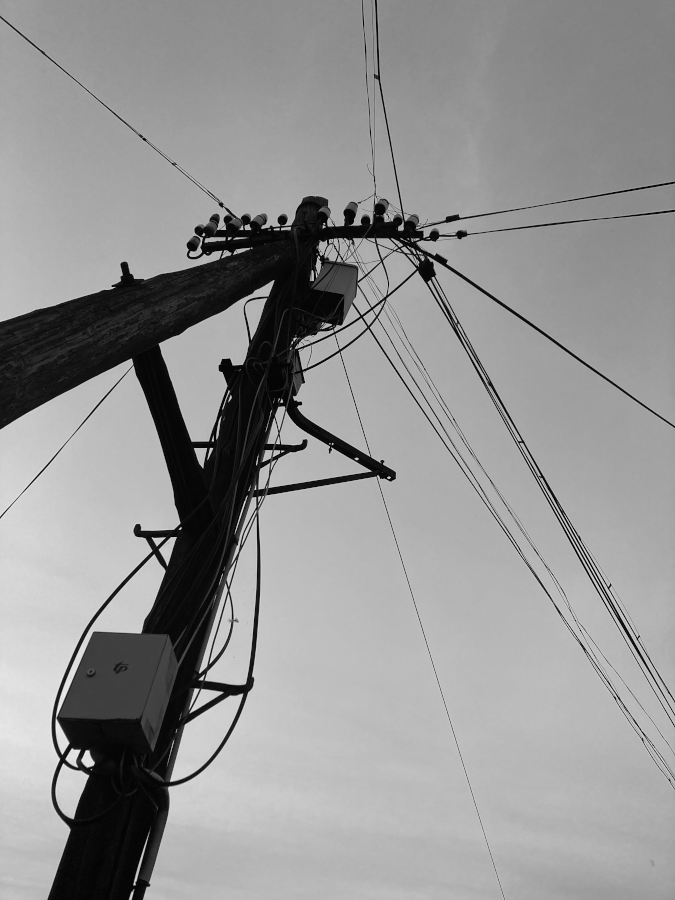
#> input picture perceptual-image-quality-assessment/image-grayscale.png, 675 x 900 px
$ python results.py
#> lines starting #> are read from the running program, lines starting #| are printed output that depends on the picture
### perceptual-image-quality-assessment/imagevariants.py
import cv2
import os
import sys
import errno


def generate_jpeg_variants(original_image):
    return [(quality, jpeg_decompress(jpeg_compress(original_image, quality)))
            for quality in (5, 15, 25, 35, 45, 55, 65, 75, 85, 95)]


def jpeg_compress(img, quality):
    encode_param = [int(cv2.IMWRITE_JPEG_QUALITY), quality]
    _, encimg = cv2.imencode('.jpg', img, encode_param)
    return encimg


def jpeg_decompress(encimg):
    return cv2.imdecode(encimg, -1)


def save_variants(original_image, dir):
    for quality, image in generate_jpeg_variants(original_image):
        cv2.imwrite(os.path.join(dir, f'{quality}.jpg'), image)


# [9 lines left out: function main, not called in this run]


# [2 lines that do not run on import are left out]

### perceptual-image-quality-assessment/helpers.py
def first(list_):
    return list_[0]


def second(list_):
    return list_[1]


def unzip(list_):
    return list(zip(*list_))

### perceptual-image-quality-assessment/imagemeasures.py
import os
import sys

import cv2
import numpy as np

from imagevariants import generate_jpeg_variants


def mean_squared_error(original_grayscale_image, grayscale_image):
    return np.mean(np.square(np.subtract(original_grayscale_image, grayscale_image)))


def peak_signal_to_noise_ratio(original_grayscale_image, grayscale_image):
    return 10 * np.log10(np.divide(
        np.square(np.max(original_grayscale_image)),
        mean_squared_error(original_grayscale_image, grayscale_image)
    ))


def normalized_root_mean_square_deviation(original_grayscale_image, grayscale_image):
    return np.sqrt(mean_squared_error(original_grayscale_image, grayscale_image)) / 255


# [17 lines left out: function main, not called in this run]


# [2 lines that do not run on import are left out]

### perceptual-image-quality-assessment/results.py
import os
import json
import sys
import operator
from functools import reduce

import cv2
import matplotlib.pyplot as plt
import numpy as np
from sklearn import linear_model
import scipy.signal as sig

from helpers import first, second, unzip
from imagevariants import generate_jpeg_variants
from imagemeasures import mean_squared_error, normalized_root_mean_square_deviation, peak_signal_to_noise_ratio


def main():
    labels, assessments = load_results('survey-results.json')
#> (reads perceptual-image-quality-assessment/survey-results.json from the repository)
    # plot_raw_results(labels, assessments)
    mean_moses = list(mean_opinion_scores(assessments))

    original_image = cv2.imread(os.path.join(
        sys.path[0], 'image-grayscale.png'), cv2.IMREAD_UNCHANGED)
#> original_image is the input picture: shape (900, 675); min 1, max 244, mean 147.5
    image_variants = generate_jpeg_variants(original_image)
#> in jpeg_compress, `_, encimg = cv2.imencode('.jpg', img, encode_param)`: encimg = 12646 values, max 255 at index 0, min 0 at index 4, mean 108.1
#> image_variants = 10 items

    mses = [mean_squared_error(original_image, image)
            for (_, image) in image_variants]
#> mses = [42.87, 19.07, 15.7, 13.91, 12.54, 11.4, 9.95, 7.96, 4.9, 1.05]

    pstnrs = [peak_signal_to_noise_ratio(original_image, image)
              for (_, image) in image_variants]
#> pstnrs = [5.26, 8.78, 9.62, 10.15, 10.6, 11.02, 11.6, 12.57, 14.68, 21.36]

    nrmsds = [normalized_root_mean_square_deviation(original_image, image)
             for (_, image) in image_variants]
#> nrmsds = [0.0257, 0.0171, 0.0155, 0.0146, 0.0139, 0.0132, 0.0124, 0.0111, 0.00868, 0.00402]

    plt.figure()

    plt.subplot(3, 1, 1)
    plt.plot(labels, mses)
    plt.title('mean squared error')
    plt.xticks(labels)
    plt.grid()

    plt.subplot(3, 1, 2)
    plt.plot(labels, pstnrs)
    plt.title('peak signal to noise ratio')
    plt.xticks(labels)
    plt.grid()

    plt.subplot(3, 1, 3)
    plt.plot(labels, nrmsds)
    plt.xticks(labels)
    plt.grid()
    plt.title('normalized root mean square deviation')

    plt.suptitle('Simple image quality measures')

    plt.figure()
    for i, assessment in enumerate(assessments):
        plt.plot(labels, assessment, '*-', label=f'{i}')
    plt.title('Opinion scores')
    plt.legend(loc='center left', bbox_to_anchor=(1, 0.5))
    plt.yticks([1, 1.5, 2, 2.5, 3, 3.5, 4, 4.5, 5])
    plt.xticks(labels)
    plt.grid()

    plt.figure()

    regr = linear_model.LinearRegression()
    regr.fit(np.array(labels).reshape(-1, 1), mean_moses)
    x_pred = np.linspace(0, 1, 101)
    regr_pred = regr.predict(x_pred.reshape(-1, 1))

    plt.plot(x_pred, regr_pred, '-c',
             label=f'Linear regression model: {round(regr.coef_[0], 2)}x + {round(regr.intercept_, 2)}')
    plt.plot(labels, mean_moses, '*m')

    for xy in zip(labels, mean_moses):
        plt.annotate(second(xy), xy=(first(xy) - 0.02,
                                     second(xy) + 0.1), textcoords='data')

    plt.title('Mean opinion score')
    plt.legend()
    plt.yticks([1, 1.5, 2, 2.5, 3, 3.5, 4, 4.5, 5])
    plt.xticks(labels)
    plt.grid()

    plt.figure()
    plot_correlation(mean_moses, mses, '`Mean MOS-es and mean squared errors correlation')
#> in plot_correlation, `c = sig.correlate(a, b)`: c = 19 values, max 427 at index 11, min 1.26 at index 0, mean 222.2

    plt.figure()
    plot_correlation(
        mean_moses, pstnrs, 'Mean MOSes and peak signal to noise ratios correlation')

    plt.figure()
    plot_correlation(
        mean_moses, nrmsds, 'Mean MOSes and normalized root mean square deviations correlation')

    plt.figure()
    plot_linreg(reduce(operator.concat, assessments), list(mses) * len(assessments), 'MOS', 'mean squared error')
#> in plot_linreg, `regr_pred = regr.predict(np.array(a).reshape(-1, 1))`: regr_pred = 100 values, max 24.27 at index 0, min 3.91 at index 8, mean 13.94

    plt.figure()
    plot_linreg(reduce(operator.concat, assessments), list(pstnrs) * len(assessments), 'MOS', 'peak signal to noise ratio')

    plt.figure()
    plot_linreg(reduce(operator.concat, assessments), list(nrmsds) * len(assessments), 'MOS', 'normalized root mean square deviation')

    plt.show()
#> figure, not shown here; panel 1: curve peaks at x = 0.05, y = 42.87; panel 2: curve peaks at x = 0.95, y = 21.36; panel 3: curve peaks at x = 0.05, y = 0.0257
#> figure, not shown here; curve peaks at x = 0.85, y = 5; curve peaks at x = 0.85, y = 5; curve peaks at x = 0.85, y = 5
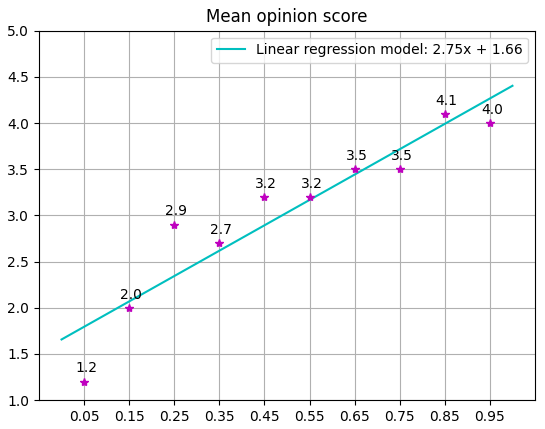
#> figure drawn by matplotlib, 1 panel; curve peaks at x = 1, y = 4.4; curve peaks at x = 0.85, y = 4.1
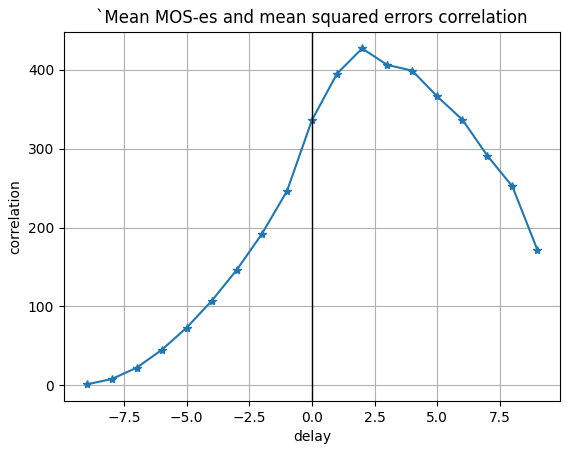
#> figure drawn by matplotlib, 1 panel; curve peaks at x = 2, y = 427
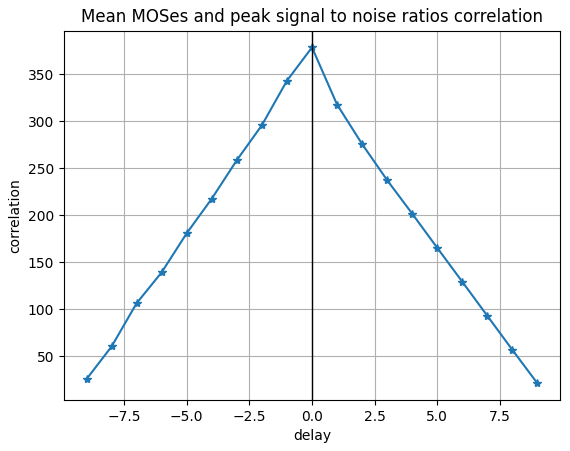
#> figure drawn by matplotlib, 1 panel; curve peaks at x = 0, y = 378.6
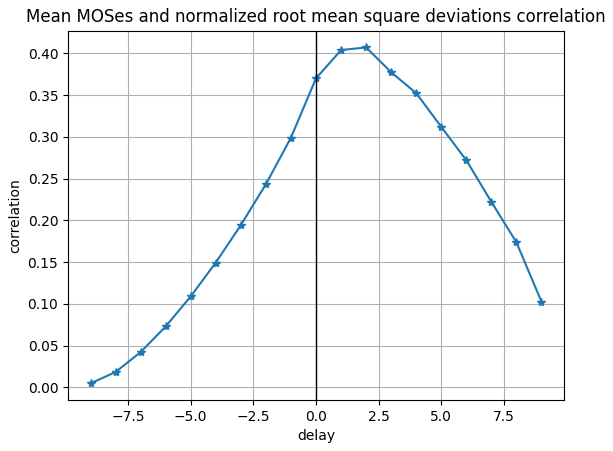
#> figure drawn by matplotlib, 1 panel; curve peaks at x = 2, y = 0.407
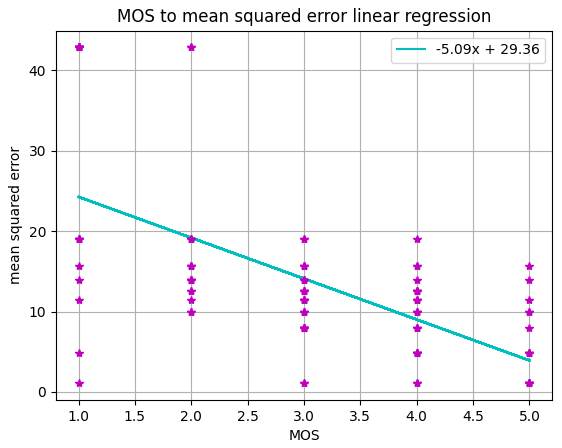
#> figure drawn by matplotlib, 1 panel
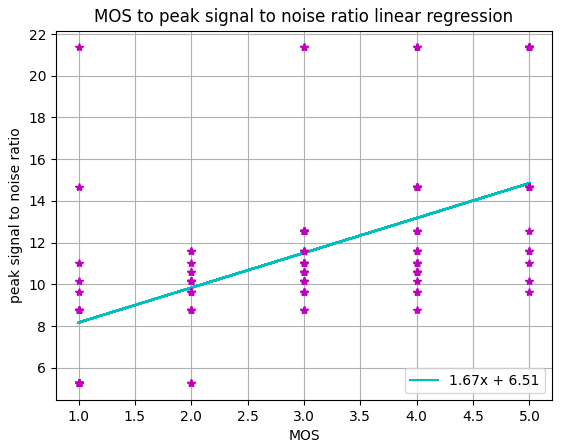
#> figure drawn by matplotlib, 1 panel
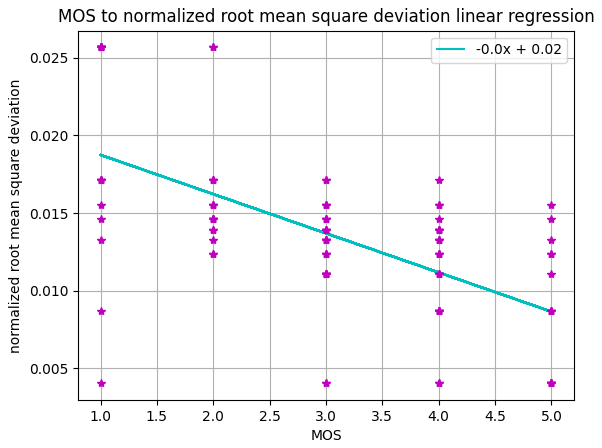
#> figure drawn by matplotlib, 1 panel


def load_results(filename):
    with open(filename) as f:
        data = json.load(f)
        results = list(map(lambda xy_tuples: list(
            unzip(sorted(xy_tuples))), data))
        labels = first(results[0])
        assessments = list(map(second, results))
        return labels, assessments


def mean_opinion_scores(assessments):
    return map(np.mean, zip(*assessments))


def plot_raw_results(labels, assessments):
    for a in assessments:
        plt.plot(labels, a, '-*')
    plt.xticks(labels)
    plt.yticks([1, 2, 3, 4, 5])
    plt.show()


def plot_correlation(a, b, title):
    c = sig.correlate(a, b)
    plt.plot(np.arange(len(c)) - (len(b) - 1), c, '*-')
    plt.axvline(0, lw=1, c='k')
    plt.xlabel('delay')
    plt.ylabel('correlation')
    plt.title(title)
    plt.grid()


def plot_linreg(a, b, a_label, b_label):
    regr = linear_model.LinearRegression()
    regr.fit(np.array(a).reshape(-1, 1), b)
    regr_pred = regr.predict(np.array(a).reshape(-1, 1))

    plt.plot(a, regr_pred, '-c',
             label=f'{round(regr.coef_[0], 2)}x + {round(regr.intercept_, 2)}')
    plt.plot(a, b, '*m')
    plt.legend()
    plt.xlabel(a_label)
    plt.ylabel(b_label)
    plt.title(f'{a_label} to {b_label} linear regression')
    plt.grid()


if __name__ == "__main__":
    main()
